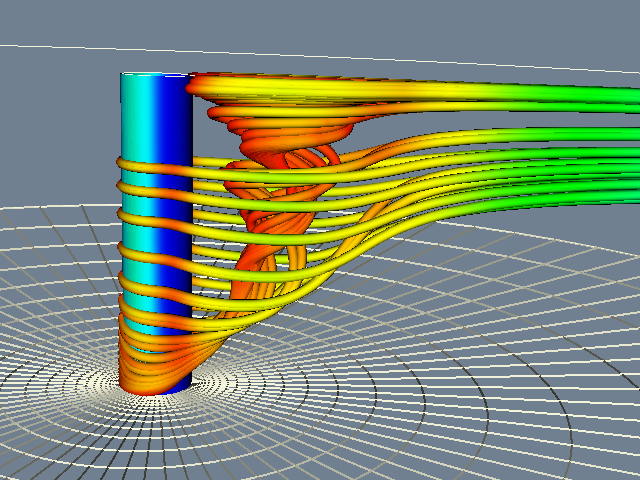

Generate this figure with Python:
#!/usr/bin/env python

# Visualize LOx post flow with streamtubes seeded from the computational grid.

import os
from pathlib import Path

# Factory overrides: importing these modules registers the OpenGL rendering
# and interaction style implementations for vtkRenderingCore factory classes.
import vtkmodules.vtkInteractionStyle  # noqa: F401
import vtkmodules.vtkRenderingOpenGL2  # noqa: F401

# VTK pipeline classes used in this example
from vtkmodules.vtkCommonCore import vtkLookupTable
from vtkmodules.vtkFiltersCore import (
    vtkStructuredGridOutlineFilter,
    vtkTubeFilter,
)
from vtkmodules.vtkFiltersFlowPaths import vtkStreamTracer
from vtkmodules.vtkFiltersGeometry import vtkStructuredGridGeometryFilter
from vtkmodules.vtkIOParallel import vtkMultiBlockPLOT3DReader
from vtkmodules.vtkRenderingCore import (
    vtkActor,
    vtkCamera,
    vtkPolyDataMapper,
    vtkRenderWindow,
    vtkRenderWindowInteractor,
    vtkRenderer,
)

# Colors (normalized RGB)
slate_gray = (0.439, 0.502, 0.565)
beige = (0.961, 0.961, 0.863)

# Data directory
data_dir = Path(os.environ.get("VPE_DATA_DIR", Path(__file__).parent))

# Reader: load PLOT3D LOx post dataset
pl3d = vtkMultiBlockPLOT3DReader()
pl3d.AutoDetectFormatOn()
pl3d.SetXYZFileName(str(data_dir / "postxyz.bin"))
pl3d.SetQFileName(str(data_dir / "postq.bin"))
pl3d.SetScalarFunctionNumber(153)
pl3d.SetVectorFunctionNumber(200)
pl3d.Update()

sg = pl3d.GetOutput().GetBlock(0)
scalar_range = sg.GetScalarRange()

# Lookup table: blue to red
lut = vtkLookupTable()
lut.SetHueRange(0.667, 0.0)

# Filter: floor wireframe plane
floor_geom = vtkStructuredGridGeometryFilter()
floor_geom.SetExtent(0, 37, 0, 75, 0, 0)
floor_geom.SetInputData(sg)
floor_geom.Update()

floor_mapper = vtkPolyDataMapper()
floor_mapper.SetInputConnection(floor_geom.GetOutputPort())
floor_mapper.ScalarVisibilityOff()
floor_mapper.SetLookupTable(lut)

floor_actor = vtkActor()
floor_actor.SetMapper(floor_mapper)
floor_actor.GetProperty().SetRepresentationToWireframe()
floor_actor.GetProperty().SetColor(beige)
floor_actor.GetProperty().SetLineWidth(2)

# Filter: post cross-section
post_geom = vtkStructuredGridGeometryFilter()
post_geom.SetExtent(10, 10, 0, 75, 0, 37)
post_geom.SetInputData(sg)

post_mapper = vtkPolyDataMapper()
post_mapper.SetInputConnection(post_geom.GetOutputPort())
post_mapper.SetLookupTable(lut)
post_mapper.SetScalarRange(scalar_range)

post_actor = vtkActor()
post_actor.SetMapper(post_mapper)
post_actor.GetProperty().SetColor(beige)

# Source: seed points from computational grid in front of the post
seeds_geom = vtkStructuredGridGeometryFilter()
seeds_geom.SetExtent(10, 10, 37, 39, 1, 27)
seeds_geom.SetInputData(sg)

# Filter: trace streamlines through the flow field
streamers = vtkStreamTracer()
streamers.SetInputConnection(pl3d.GetOutputPort())
streamers.SetSourceConnection(seeds_geom.GetOutputPort())
streamers.SetMaximumPropagation(250)
streamers.SetInitialIntegrationStep(0.2)
streamers.SetMinimumIntegrationStep(0.01)
streamers.SetIntegratorType(2)
streamers.Update()

# Filter: wrap streamlines in tubes
tubes = vtkTubeFilter()
tubes.SetInputConnection(streamers.GetOutputPort())
tubes.SetNumberOfSides(8)
tubes.SetRadius(0.08)
tubes.SetVaryRadius(0)

tube_mapper = vtkPolyDataMapper()
tube_mapper.SetInputConnection(tubes.GetOutputPort())
tube_mapper.SetScalarRange(scalar_range)

tube_actor = vtkActor()
tube_actor.SetMapper(tube_mapper)

# Filter: outline around the data
outline = vtkStructuredGridOutlineFilter()
outline.SetInputData(sg)

outline_mapper = vtkPolyDataMapper()
outline_mapper.SetInputConnection(outline.GetOutputPort())

outline_actor = vtkActor()
outline_actor.SetMapper(outline_mapper)
outline_actor.GetProperty().SetColor(beige)

# Renderer: assemble the scene
renderer = vtkRenderer()
renderer.AddActor(outline_actor)
renderer.AddActor(floor_actor)
renderer.AddActor(post_actor)
renderer.AddActor(tube_actor)
renderer.SetBackground(slate_gray)

# Window: display the rendered scene
render_window = vtkRenderWindow()
render_window.AddRenderer(renderer)
render_window.SetWindowName("l ox")
render_window.SetMultiSamples(0)
render_window.SetSize(640, 480)

# Scene: configure camera
camera = vtkCamera()
camera.SetFocalPoint(2.47736, -0.150024, 2.42361)
camera.SetPosition(1.57547, -13.4601, 5.47872)
camera.SetViewUp(0.00653193, 0.617865, 0.786257)
camera.SetClippingRange(1, 100)
renderer.SetActiveCamera(camera)

# Interactor: handle mouse and keyboard events
render_window_interactor = vtkRenderWindowInteractor()
render_window_interactor.SetRenderWindow(render_window)

# Launch the interactive visualization
render_window_interactor.Initialize()
render_window_interactor.Start()
